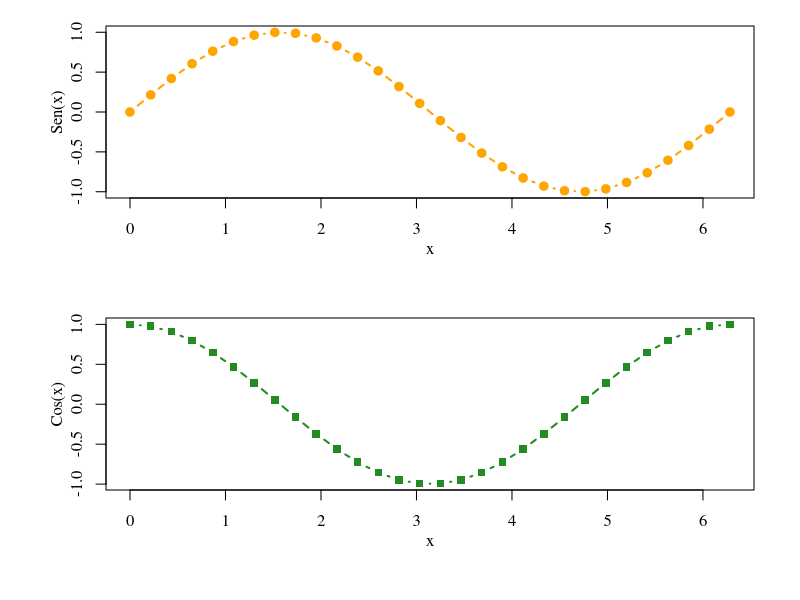

This figure's R source:
attach(mtcars)
par(mfrow=c(2,1))
par(oma=c(0.5,0.3,0.3,0.3))  
par(mar=c(5,5,1,2))     # margenes para el box,bottom,left,top,right
par(mgp=c(3,1,0))      # margenes for the axis title, axis,labels and axis line.
par(mgp=c(2,1,0))      
par(cex.axis=1,cex.lab=1)
par(family="serif")
par(lwd=1)
par(cex=1)

xrads <- seq(0, 2*pi, length=30)
sinx  <- sin(xrads)
cosx  <- cos(xrads)

plot(xrads,sinx,xlab='x',ylab='Sen(x)',type='b',col='orange',lwd=2,pch=19)

plot(xrads,cosx,xlab='x',ylab='Cos(x)',type='b',col='forestgreen',lwd=2,pch=15)
